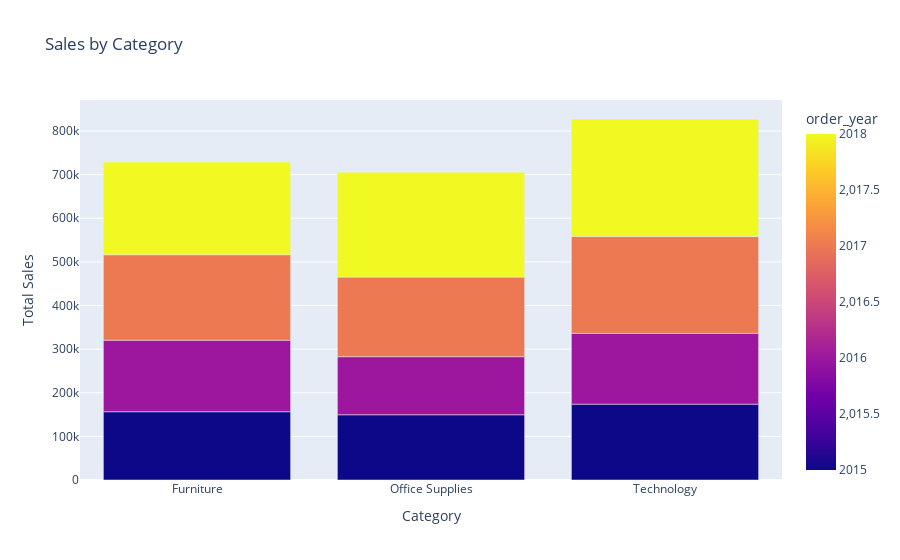

Here is the notebook cell this chart was saved with:
### Code cell
cat_sales = prod.groupby(['Category', 'order_year'])['Sales'].sum()

fig = bar(cat_sales.reset_index(), x='Category', y='Sales', color = 'order_year', title=' Sales by Category')
fig.update_layout(xaxis_title='Category', yaxis_title='Total Sales')

### Figure 1 — Plotly figure (JSON) as saved in the notebook; plotly's stock layout.template omitted (floating-point values rounded to 4 significant figures)
{"data": [{"alignmentgroup": "True", "hovertemplate": "Category=%{x}<br>Sales=%{y}<br>order_year=%{marker.color}<extra></extra>", "legendgroup": "", "marker": {"color": [2015, 2016, 2017, 2018, 2015, 2016, 2017, 2018, 2015, 2016, 2017, 2018], "coloraxis": "coloraxis", "pattern": {"shape": ""}}, "name": "", "offsetgroup": "", "orientation": "v", "showlegend": false, "textposition": "auto", "type": "bar", "x": ["Furniture", "Furniture", "Furniture", "Furniture", "Office Supplies", "Office Supplies", "Office Supplies", "Office Supplies", "Technology", "Technology", "Technology", "Technology"], "xaxis": "x", "y": [156500.0, 164100.0, 195800.0, 212300.0, 149500.0, 133100.0, 182400.0, 240400.0, 173900.0, 162300.0, 222000.0, 269400.0], "yaxis": "y"}], "layout": {"barmode": "relative", "coloraxis": {"colorbar": {"title": {"text": "order_year"}}, "colorscale": [[0, "#0d0887"], [0.1111, "#46039f"], [0.2222, "#7201a8"], [0.3333, "#9c179e"], [0.4444, "#bd3786"], [0.5556, "#d8576b"], [0.6667, "#ed7953"], [0.7778, "#fb9f3a"], [0.8889, "#fdca26"], [1, "#f0f921"]]}, "legend": {"tracegroupgap": 0}, "title": {"text": " Sales by Category"}, "xaxis": {"anchor": "y", "domain": [0, 1], "title": {"text": "Category"}}, "yaxis": {"anchor": "x", "domain": [0, 1], "title": {"text": "Total Sales"}}}}
